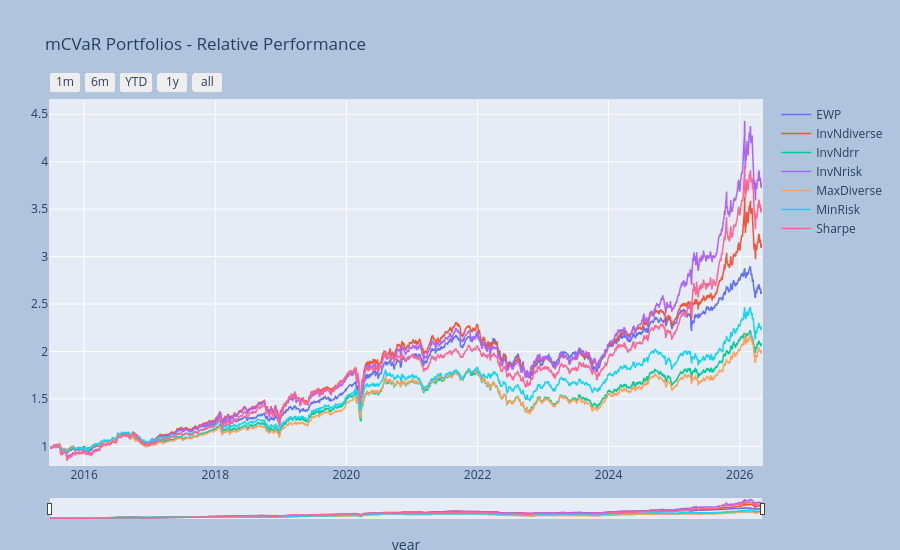

This figure's notebook cell:
### Code cell
pp = az.Port_Simple(port)
pp.set_model()
_ = pp.port_view_all(componly=True, 
     title="mCVaR Portfolios - Relative Performance", 
     xlabel="year", fancy=True)

### Figure 1 — Plotly figure (JSON) as saved in the notebook; plotly's stock layout.template omitted (floating-point values rounded to 4 significant figures; data arrays with more than 128 entries replaced by an {"elided": "..."} marker saying what was removed)
{"data": [{"line": {"width": 1.5}, "name": "EWP", "type": "scatter", "x": {"elided": "2731 str values"}, "y": {"elided": "2731 float values"}}, {"line": {"width": 1.5}, "name": "InvNdiverse", "type": "scatter", "x": {"elided": "2731 str values"}, "y": {"elided": "2731 float values"}}, {"line": {"width": 1.5}, "name": "InvNdrr", "type": "scatter", "x": {"elided": "2731 str values"}, "y": {"elided": "2731 float values"}}, {"line": {"width": 1.5}, "name": "InvNrisk", "type": "scatter", "x": {"elided": "2731 str values"}, "y": {"elided": "2731 float values"}}, {"line": {"width": 1.5}, "name": "MaxDiverse", "type": "scatter", "x": {"elided": "2731 str values"}, "y": {"elided": "2731 float values"}}, {"line": {"width": 1.5}, "name": "MinRisk", "type": "scatter", "x": {"elided": "2731 str values"}, "y": {"elided": "2731 float values"}}, {"line": {"width": 1.5}, "name": "Sharpe", "type": "scatter", "x": {"elided": "2731 str values"}, "y": {"elided": "2731 float values"}}], "layout": {"autosize": false, "height": 550, "margin": {"b": 25, "l": 50, "pad": 1, "r": 50, "t": 100}, "paper_bgcolor": "LightSteelBlue", "title": {"text": "mCVaR Portfolios - Relative Performance"}, "width": 900, "xaxis": {"autorange": false, "fixedrange": false, "range": ["2015-06-25T00:00:00", "2026-05-05T00:00:00"], "rangeselector": {"buttons": [{"count": 1, "label": "1m", "step": "month", "stepmode": "backward"}, {"count": 6, "label": "6m", "step": "month", "stepmode": "backward"}, {"count": 1, "label": "YTD", "step": "year", "stepmode": "todate"}, {"count": 1, "label": "1y", "step": "year", "stepmode": "backward"}, {"step": "all"}]}, "rangeslider": {"thickness": 0.05, "visible": true}, "title": {"text": "year"}, "type": "date"}, "yaxis": {"autorange": false, "fixedrange": false, "range": [0.804, 4.651], "title": {}}}}
